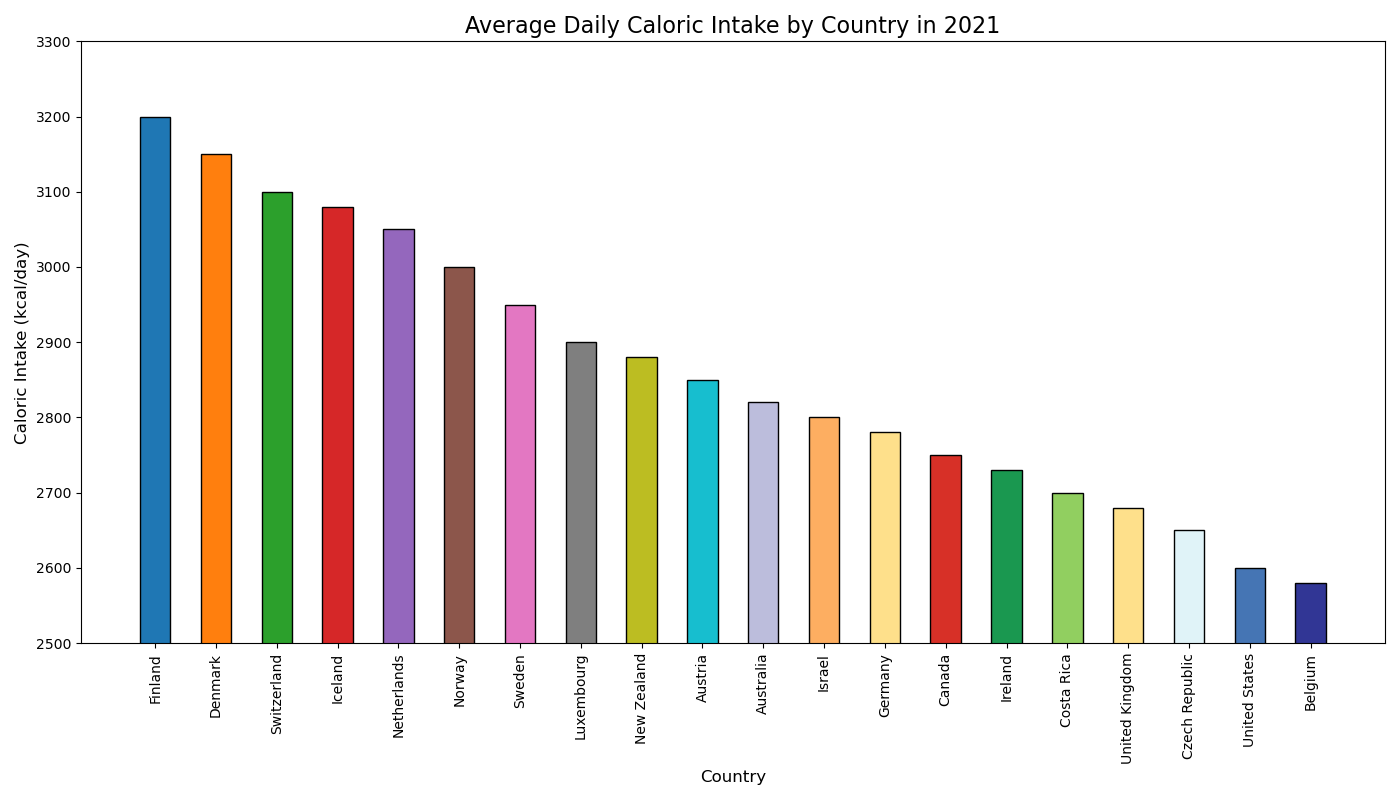

Here is the Python script that generated this plot:

import matplotlib.pyplot as plt

countries = ['Finland', 'Denmark', 'Switzerland', 'Iceland', 'Netherlands',
             'Norway', 'Sweden', 'Luxembourg', 'New Zealand', 'Austria',
             'Australia', 'Israel', 'Germany', 'Canada', 'Ireland', 
             'Costa Rica', 'United Kingdom', 'Czech Republic', 'United States', 'Belgium']
caloric_intake = [3200, 3150, 3100, 3080, 3050, 3000, 2950, 2900, 2880, 2850,
                  2820, 2800, 2780, 2750, 2730, 2700, 2680, 2650, 2600, 2580]

colors = ['#1f77b4', '#ff7f0e', '#2ca02c', '#d62728', '#9467bd', 
          '#8c564b', '#e377c2', '#7f7f7f', '#bcbd22', '#17becf', 
          '#bcbddc', '#fdae61', '#fee08b', '#d73027', '#1a9850', 
          '#91cf60', '#fee08b', '#e0f3f8', '#4575b4', '#313695']

plt.figure(figsize=(14, 8))
plt.bar(countries, caloric_intake, color=colors, edgecolor='black', width=0.5)

plt.ylabel('Caloric Intake (kcal/day)', fontsize=12)
plt.xlabel('Country', fontsize=12)
plt.title('Average Daily Caloric Intake by Country in 2021', fontsize=16)
plt.ylim(2500, 3300)

plt.xticks(rotation=90)
plt.tight_layout()
plt.show()
